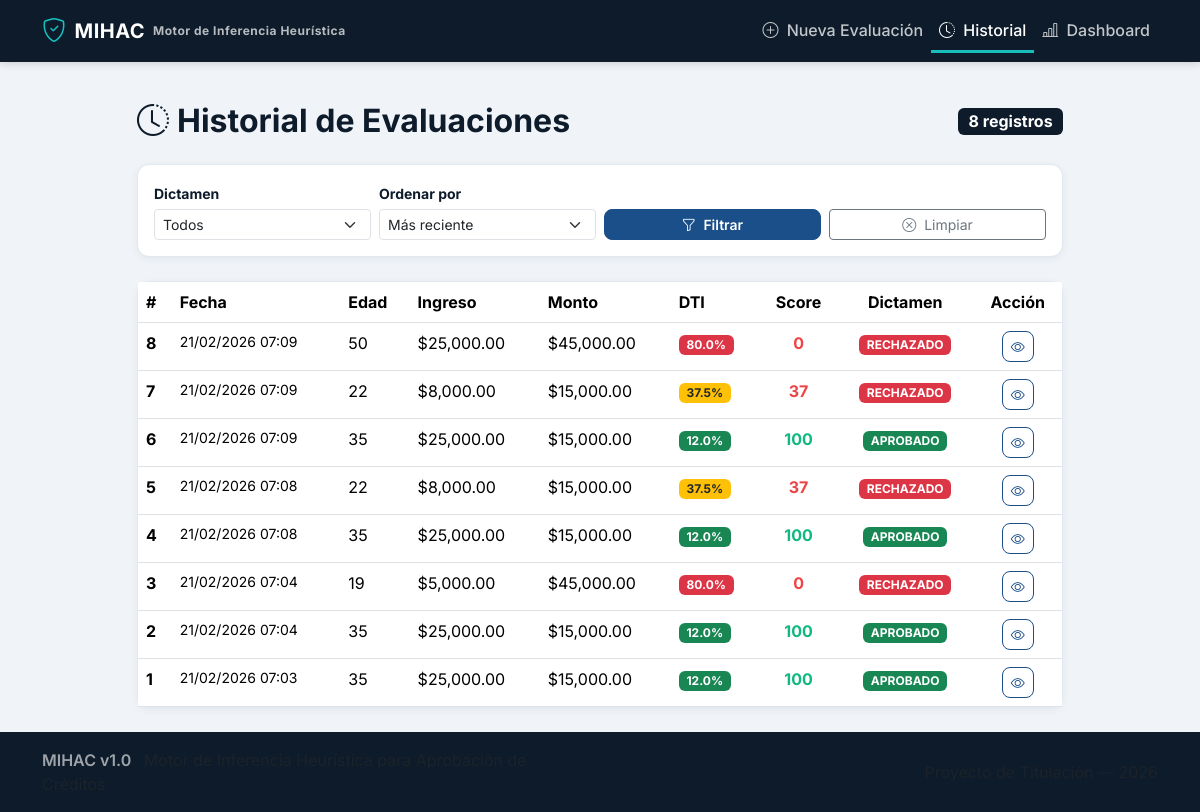
Page /historial on the earlier database version.
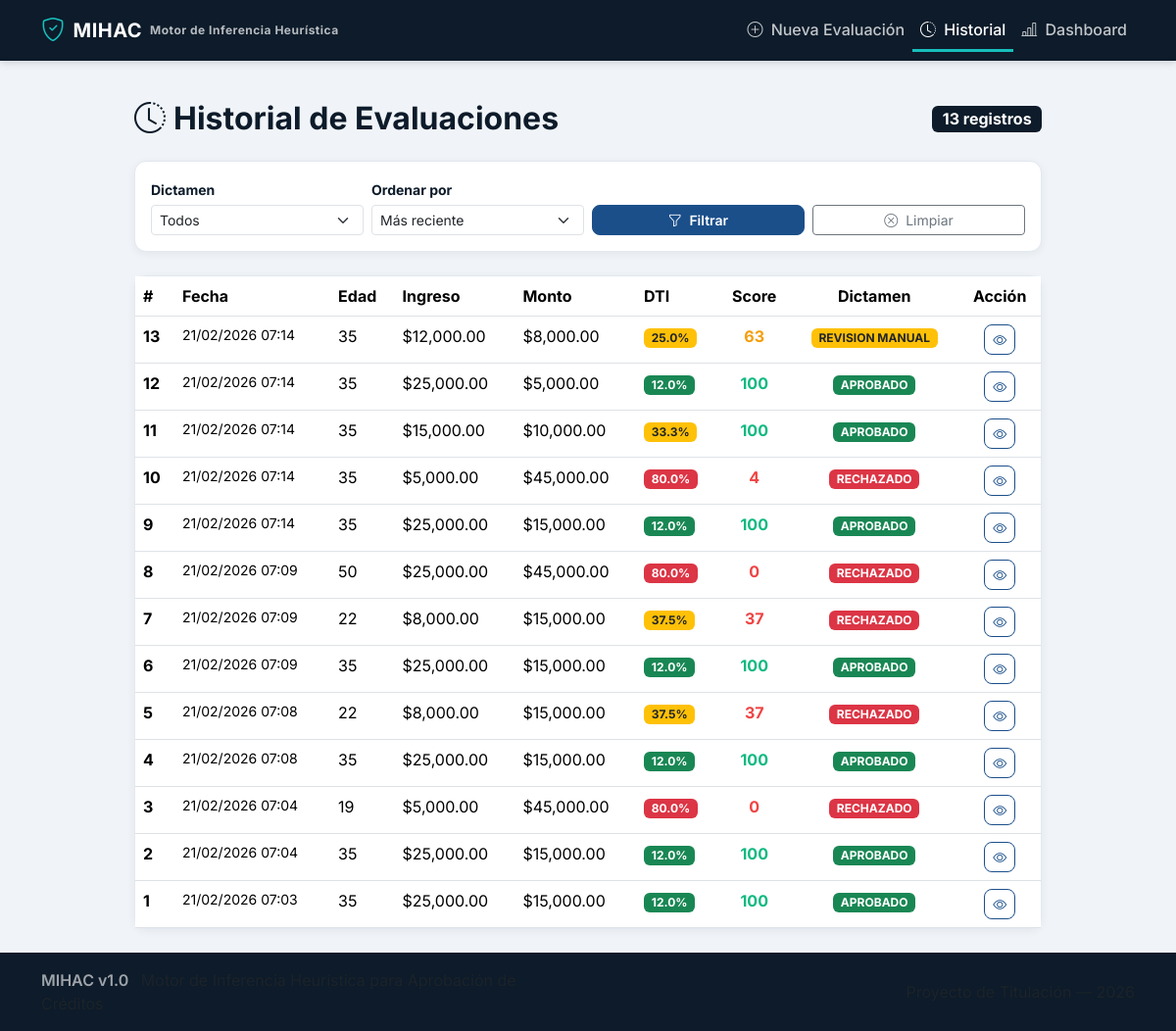
Same page on the later database version.
### app/models.py (models this page shows, shortened)
class Evaluacion(db.Model):
    __tablename__ = "evaluaciones"
    id = db.Column(db.Integer, primary_key=True)
    timestamp = db.Column(
        db.DateTime, default=datetime.utcnow, nullable=False
    )
    edad = db.Column(db.Integer, nullable=False)
    ingreso_mensual = db.Column(db.Float, nullable=False)
    total_deuda_actual = db.Column(db.Float, nullable=False)
    historial_crediticio = db.Column(
        db.Integer, nullable=False
    )  # 0=Malo, 1=Neutro, 2=Bueno
    antiguedad_laboral = db.Column(db.Integer, nullable=False)
    numero_dependientes = db.Column(db.Integer, nullable=False)
    tipo_vivienda = db.Column(db.String(20), nullable=False)
    proposito_credito = db.Column(db.String(20), nullable=False)
    monto_credito = db.Column(db.Float, nullable=False)
    score_final = db.Column(db.Integer, nullable=False)
    dti_ratio = db.Column(db.Float, nullable=False)
    dti_clasificacion = db.Column(db.String(20), nullable=False)
    dictamen = db.Column(
        db.String(20), nullable=False
    )  # APROBADO, RECHAZADO, REVISION_MANUAL
    umbral_aplicado = db.Column(db.Integer, nullable=False)
    reglas_activadas = db.Column(
        db.Text, nullable=False, default="[]"
    )  # JSON string
    sub_scores = db.Column(
        db.Text, nullable=False, default="{}"
    )  # JSON string
    reporte_explicacion = db.Column(db.Text, nullable=False)
    analista_usuario = db.Column(
        db.String(50), nullable=True
    )
    notas_adicionales = db.Column(db.Text, nullable=True)

### app/routes.py (the view)
@main.route("/historial")
def historial():
    filtro_dictamen = request.args.get("dictamen", "").strip()
    filtro_orden = request.args.get("orden", "reciente").strip()
    pagina = request.args.get("page", 1, type=int)
    query = Evaluacion.query
    if filtro_dictamen in ("APROBADO", "RECHAZADO", "REVISION_MANUAL"):
        query = query.filter(Evaluacion.dictamen == filtro_dictamen)
    orden_map = {
        "reciente": Evaluacion.timestamp.desc(),
        "antiguo": Evaluacion.timestamp.asc(),
        "score_alto": Evaluacion.score_final.desc(),
        "score_bajo": Evaluacion.score_final.asc(),
    }
    orden = orden_map.get(filtro_orden, Evaluacion.timestamp.desc())
    query = query.order_by(orden)
    total = query.count()
    paginas = max(1, (total + PER_PAGE - 1) // PER_PAGE)
    pagina = max(1, min(pagina, paginas))
    evaluaciones = query.offset((pagina - 1) * PER_PAGE).limit(PER_PAGE).all()
    return render_template(
        "historial.html",
        evaluaciones=evaluaciones,
        total=total,
        pagina=pagina,
        paginas=paginas,
        filtro_dictamen=filtro_dictamen,
        filtro_orden=filtro_orden,
    )

### app/utils.py (called while the page is built)
def formato_moneda(valor: float) -> str:
    return f"${valor:,.2f}"

def color_dictamen(dictamen: str) -> str:
    colores = {
        "APROBADO": "#10B981",
        "RECHAZADO": "#EF4444",
        "REVISION_MANUAL": "#F59E0B",
    }
    return colores.get(dictamen, "#64748B")

def clase_badge_dictamen(dictamen: str) -> str:
    clases = {
        "APROBADO": "bg-success",
        "RECHAZADO": "bg-danger",
        "REVISION_MANUAL": "bg-warning text-dark",
    }
    return clases.get(dictamen, "bg-secondary")

### app/templates/historial.html (shortened to what this page needs)
{% extends "base.html" %}
{% block content %}
<div class="row justify-content-center">
    <div class="col-lg-11 col-xl-10">
        <div class="d-flex justify-content-between align-items-center mb-4 flex-wrap gap-2">
            <h2 class="text-mihac-navy fw-bold mb-0">
                <i class="bi bi-clock-history me-2"></i>Historial de Evaluaciones
            </h2>
            <span class="badge bg-mihac-navy fs-6">{{ total }} registro{{ "s" if total != 1 else "" }}</span>
        </div>
        <div class="card mb-4">
            <div class="card-body py-3">
                <form method="GET" action="{{ url_for('main.historial') }}" class="row g-2 align-items-end">
                    <div class="col-md-3">
                        <label class="form-label small fw-bold">Dictamen</label>
                        <select name="dictamen" class="form-select form-select-sm">
                            <option value="">Todos</option>
                        </select>
                    </div>
                    <div class="col-md-3">
                        <label class="form-label small fw-bold">Ordenar por</label>
                        <select name="orden" class="form-select form-select-sm">
                            <option value="reciente" {{ "selected" if filtro_orden == "reciente" }}>Más reciente</option>
                        </select>
                    </div>
                    <div class="col-md-3">
                        <button type="submit" class="btn btn-primary btn-sm w-100">
                            <i class="bi bi-funnel me-1"></i> Filtrar
                        </button>
                    </div>
                    <div class="col-md-3">
                        <a href="{{ url_for('main.historial') }}" class="btn btn-outline-secondary btn-sm w-100">
                            <i class="bi bi-x-circle me-1"></i> Limpiar
                        </a>
                    </div>
                </form>
            </div>
        </div>
        {% if evaluaciones %}
        <div class="card">
            <div class="table-responsive">
                <table class="table table-mihac table-hover mb-0">
                    <thead>
                        <tr>
                            <th>#</th>
                            <th>Fecha</th>
                            <th>Edad</th>
                            <th>Ingreso</th>
                            <th>Monto</th>
                            <th>DTI</th>
                            <th class="text-center">Score</th>
                            <th class="text-center">Dictamen</th>
                            <th class="text-center">Acción</th>
                        </tr>
                    </thead>
                    <tbody>
                        {% for ev in evaluaciones %}
                        <tr>
                            <td class="fw-bold">{{ ev.id }}</td>
                            <td class="small">{{ ev.timestamp.strftime('%d/%m/%Y %H:%M') }}</td>
                            <td>{{ ev.edad }}</td>
                            <td>{{ ev.ingreso_mensual | moneda }}</td>
                            <td>{{ ev.monto_credito | moneda }}</td>
                            <td>
                                <span class="badge {{ 'bg-success' if ev.dti_ratio < 0.25 else ('bg-warning text-dark' if ev.dti_ratio < 0.40 else 'bg-danger') }}">
                                    {{ "%.1f"|format(ev.dti_ratio * 100) }}%
                                </span>
                            </td>
                            <td class="text-center">
                                <span class="fw-bold" style="color: {{ ev.dictamen | color_dictamen }};">
                                    {{ ev.score_final }}
                                </span>
                            </td>
                            <td class="text-center">
                                <span class="badge {{ ev.dictamen | clase_badge }}">
                                    {{ ev.dictamen | replace("_", " ") }}
                                </span>
                            </td>
                            <td class="text-center">
                                <a href="{{ url_for('main.resultado', eval_id=ev.id) }}"
                                   class="btn btn-sm btn-outline-primary"
                                   title="Ver detalle">
                                    <i class="bi bi-eye"></i>
                                </a>
                            </td>
                        </tr>
                        {% endfor %}
                    </tbody>
                </table>
            </div>
        </div>
        {% endif %}
    </div>
</div>
{% endblock %}

### app/templates/base.html (shortened to what this page needs)
<!DOCTYPE html>
<html lang="es">
<head>
    <link href="https://cdn.jsdelivr.net/npm/bootstrap@5.3.3/dist/css/bootstrap.min.css" rel="stylesheet">
    <link href="https://cdn.jsdelivr.net/npm/bootstrap-icons@1.11.3/font/bootstrap-icons.min.css" rel="stylesheet">
    <link rel="stylesheet" href="{{ url_for('static', filename='css/style.css') }}">
</head>
<body>
    <nav class="navbar navbar-expand-lg navbar-mihac">
        <div class="container">
            <a class="navbar-brand d-flex align-items-center" href="{{ url_for('main.index') }}">
                <i class="bi bi-shield-check me-2" style="font-size: 1.5rem; color: #17BEBB;"></i>
                <span class="fw-bold">MIHAC</span>
                <span class="ms-2 d-none d-md-inline" style="font-size: 0.75rem; opacity: 0.7;">
                    Motor de Inferencia Heurística
                </span>
            </a>
            <div class="collapse navbar-collapse" id="navbarMain">
                <ul class="navbar-nav ms-auto">
                    <li class="nav-item">
                        <a class="nav-link {% if request.endpoint == 'main.index' %}active{% endif %}"
                           href="{{ url_for('main.index') }}">
                            <i class="bi bi-plus-circle me-1"></i> Nueva Evaluación
                        </a>
                    </li>
                    <li class="nav-item">
                        <a class="nav-link {% if request.endpoint == 'main.historial' %}active{% endif %}"
                           href="{{ url_for('main.historial') }}">
                            <i class="bi bi-clock-history me-1"></i> Historial
                        </a>
                    </li>
                    <li class="nav-item">
                        <a class="nav-link {% if request.endpoint == 'main.dashboard' %}active{% endif %}"
                           href="{{ url_for('main.dashboard') }}">
                            <i class="bi bi-bar-chart-line me-1"></i> Dashboard
                        </a>
                    </li>
                </ul>
            </div>
        </div>
    </nav>
    <main class="container py-4">
        {% block content %}{% endblock %}
    </main>
    <footer class="footer-mihac mt-auto">
        <div class="container">
            <div class="row align-items-center">
                <div class="col-md-6">
                    <span class="fw-semibold">MIHAC v1.0</span>
                    <span class="text-muted ms-2">Motor de Inferencia Heurística para Aprobación de Créditos</span>
                </div>
                <div class="col-md-6 text-md-end">
                    <span class="text-muted">Proyecto de Titulación — 2026</span>
                </div>
            </div>
        </div>
    </footer>
</body>
</html>

### app/static/css/style.css (style rules this page uses)
:root { --mihac-navy: #0D1B2A; --mihac-azul: #1B4F8A; --mihac-teal: #0E7C7B; --mihac-teal-claro: #17BEBB; --mihac-off-white: #F0F4F8; --mihac-gris-claro: #E2E8F0; --mihac-gris-medio: #64748B; --mihac-rojo: #EF4444; --mihac-ambar: #F59E0B; --mihac-verde: #10B981; }
body { font-family: 'Inter', sans-serif; background-color: var(--mihac-off-white); color: #1e293b; min-height: 100vh; display: flex; flex-direction: column; }
main.container { flex: 1 0 auto; }
.navbar-mihac { background-color: var(--mihac-navy) !important; box-shadow: 0 2px 8px rgba(0, 0, 0, 0.15); }
.navbar-mihac .navbar-brand { font-weight: 700; letter-spacing: 0.5px; color: #ffffff !important; }
.navbar-mihac .nav-link { color: rgba(255, 255, 255, 0.75) !important; font-weight: 500; padding-bottom: 0.5rem; border-bottom: 3px solid transparent; transition: color 0.2s ease, border-color 0.2s ease; }
.navbar-mihac .nav-link.active { color: #ffffff !important; border-bottom-color: var(--mihac-teal-claro); }
.card { border: 1px solid var(--mihac-gris-claro); border-radius: 12px; box-shadow: 0 2px 8px rgba(0, 0, 0, 0.06); transition: box-shadow 0.2s ease; }
.btn-primary { background-color: var(--mihac-azul) !important; border-color: var(--mihac-azul) !important; font-weight: 600; border-radius: 8px; transition: background-color 0.2s ease, border-color 0.2s ease; }
.btn-outline-primary { color: var(--mihac-azul) !important; border-color: var(--mihac-azul) !important; font-weight: 600; border-radius: 8px; }
.form-label { font-weight: 500; color: var(--mihac-navy); margin-bottom: 0.3rem; }
.footer-mihac { background-color: var(--mihac-navy); color: rgba(255, 255, 255, 0.6); padding: 1rem 0; flex-shrink: 0; }
.table-mihac thead { background-color: var(--mihac-navy); color: #ffffff; }
.text-mihac-navy { color: var(--mihac-navy); }
.bg-mihac-navy { background-color: var(--mihac-navy); }

Differences in the rows shown:
added Evaluacion: id "13", timestamp "21/02/2026 07:14", edad "35", ingreso_mensual|moneda "$12,000.00", monto_credito|moneda "$8,000.00", ev.dti_ratio*100 "25.0", score_final "63", dictamen "REVISION MANUAL"
added Evaluacion: id "12", timestamp "21/02/2026 07:14", edad "35", ingreso_mensual|moneda "$25,000.00", monto_credito|moneda "$5,000.00", ev.dti_ratio*100 "12.0", score_final "100", dictamen "APROBADO"
added Evaluacion: id "11", timestamp "21/02/2026 07:14", edad "35", ingreso_mensual|moneda "$15,000.00", monto_credito|moneda "$10,000.00", ev.dti_ratio*100 "33.3", score_final "100", dictamen "APROBADO"
added Evaluacion: id "10", timestamp "21/02/2026 07:14", edad "35", ingreso_mensual|moneda "$5,000.00", monto_credito|moneda "$45,000.00", ev.dti_ratio*100 "80.0", score_final "4", dictamen "RECHAZADO"
added Evaluacion: id "9", timestamp "21/02/2026 07:14", edad "35", ingreso_mensual|moneda "$25,000.00", monto_credito|moneda "$15,000.00", ev.dti_ratio*100 "12.0", score_final "100", dictamen "APROBADO"
Other differences:
{{ total }}: "8" → "13"
